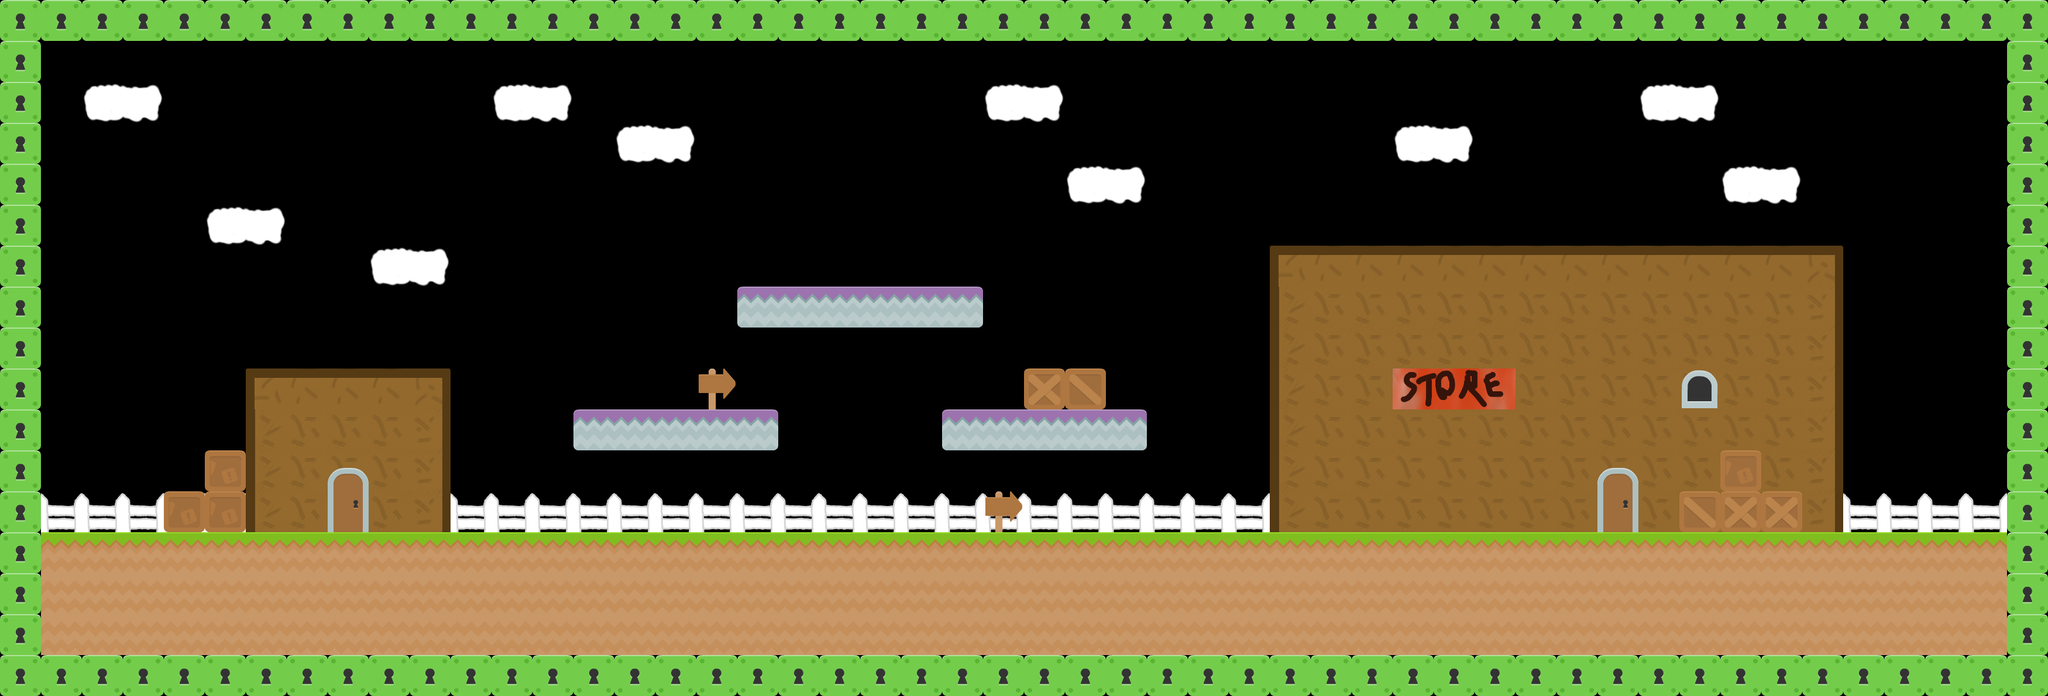

This is a level from a 2D game, rendered from its Tiled map with the project's own tilesets. A one-line summary and the complete map file follow:
An orthogonal 50x17 tile map with 70x70 px tiles, 3 tile layers (base, overlay, temporary), 2 tilesets and 4 objects (key, door, POI, player).

<map version="1.2" tiledversion="1.2.1" orientation="orthogonal" renderorder="right-down" width="50" height="17" tilewidth="70" tileheight="70" infinite="0" nextlayerid="8" nextobjectid="6">
 <tileset firstgid="1" source="tiles_spritesheet_plus.tsx" />
 <tileset firstgid="197" source="keyYellow.tsx" />
 <layer id="5" name="base" width="50" height="17">
  <data encoding="csv">
114,114,114,114,114,114,114,114,114,114,114,114,114,114,114,114,114,114,114,114,114,114,114,114,114,114,114,114,114,114,114,114,114,114,114,114,114,114,114,114,114,114,114,114,114,114,114,114,114,114,
114,0,0,0,0,0,0,0,0,0,0,0,0,0,0,0,0,0,0,0,0,0,0,0,0,0,0,0,0,0,0,0,0,0,0,0,0,0,0,0,0,0,0,0,0,0,0,0,0,114,
114,0,0,0,0,0,0,0,0,0,0,0,0,0,0,0,0,0,0,0,0,0,0,0,0,0,0,0,0,0,0,0,0,0,0,0,0,0,0,0,0,0,0,0,0,0,0,0,0,114,
114,0,0,0,0,0,0,0,0,0,0,0,0,0,0,0,0,0,0,0,0,0,0,0,0,0,0,0,0,0,0,0,0,0,0,0,0,0,0,0,0,0,0,0,0,0,0,0,0,114,
114,0,0,0,0,0,0,0,0,0,0,0,0,0,0,0,0,0,0,0,0,0,0,0,0,0,0,0,0,0,0,0,0,0,0,0,0,0,0,0,0,0,0,0,0,0,0,0,0,114,
114,0,0,0,0,0,0,0,0,0,0,0,0,0,0,0,0,0,0,0,0,0,0,0,0,0,0,0,0,0,0,0,0,0,0,0,0,0,0,0,0,0,0,0,0,0,0,0,0,114,
114,0,0,0,0,0,0,0,0,0,0,0,0,0,0,0,0,0,0,0,0,0,0,0,0,0,0,0,0,0,0,184,185,185,185,185,185,185,185,185,185,185,185,185,186,0,0,0,0,114,
114,0,0,0,0,0,0,0,0,0,0,0,0,0,0,0,0,0,100,86,86,86,86,72,0,0,0,0,0,0,0,187,188,188,188,188,188,188,188,188,188,188,188,188,189,0,0,0,0,114,
114,0,0,0,0,0,0,0,0,0,0,0,0,0,0,0,0,0,0,0,0,0,0,0,0,0,0,0,0,0,0,187,188,188,188,188,188,188,188,188,188,188,188,188,189,0,0,0,0,114,
114,0,0,0,0,0,184,185,185,185,186,0,0,0,0,0,0,0,0,0,0,0,0,0,0,155,169,0,0,0,0,187,188,188,190,191,192,188,188,188,188,188,188,188,189,0,0,0,0,114,
114,0,0,0,0,0,187,188,188,188,189,0,0,0,100,86,86,86,72,0,0,0,0,100,86,86,86,72,0,0,0,187,188,188,188,188,188,188,188,188,188,188,188,188,189,0,0,0,0,114,
114,0,0,0,0,0,187,188,188,188,189,0,0,0,0,0,0,0,0,0,0,0,0,0,0,0,0,0,0,0,0,187,188,188,188,188,188,188,188,188,188,188,188,188,189,0,0,0,0,114,
114,194,194,194,194,194,187,188,188,188,189,194,194,194,194,194,194,194,194,194,194,194,194,194,194,194,194,194,194,194,194,187,188,188,188,188,188,188,188,188,188,188,188,188,189,194,194,194,194,114,
114,120,120,120,120,120,120,120,120,120,120,120,120,120,120,120,120,120,120,120,120,120,120,120,120,120,120,120,120,120,120,120,120,120,120,120,120,120,120,120,120,120,120,120,120,120,120,120,120,114,
114,177,177,177,177,177,177,177,177,177,177,177,177,177,177,177,177,177,177,177,177,177,177,177,177,177,177,177,177,177,177,177,177,177,177,177,177,177,177,177,177,177,177,177,177,177,177,177,177,114,
114,177,177,177,177,177,177,177,177,177,177,177,177,177,177,177,177,177,177,177,177,177,177,177,177,177,177,177,177,177,177,177,177,177,177,177,177,177,177,177,177,177,177,177,177,177,177,177,177,114,
114,114,114,114,114,114,114,114,114,114,114,114,114,114,114,114,114,114,114,114,114,114,114,114,114,114,114,114,114,114,114,114,114,114,114,114,114,114,114,114,114,114,114,114,114,114,114,114,114,114
</data>
 </layer>
 <layer id="6" name="overlay" width="50" height="17">
  <data encoding="csv">
0,0,0,0,0,0,0,0,0,0,0,0,0,0,0,0,0,0,0,0,0,0,0,0,0,0,0,0,0,0,0,0,0,0,0,0,0,0,0,0,0,0,0,0,0,0,0,0,0,0,
0,0,0,0,0,0,0,0,0,0,0,0,0,0,0,0,0,0,0,0,0,0,0,0,0,0,0,0,0,0,0,0,0,0,0,0,0,0,0,0,0,0,0,0,0,0,0,0,0,0,
0,0,181,182,0,0,0,0,0,0,0,0,181,182,0,0,0,0,0,0,0,0,0,0,181,182,0,0,0,0,0,0,0,0,0,0,0,0,0,0,181,182,0,0,0,0,0,0,0,0,
0,0,0,0,0,0,0,0,0,0,0,0,0,0,0,181,182,0,0,0,0,0,0,0,0,0,0,0,0,0,0,0,0,0,181,182,0,0,0,0,0,0,0,0,0,0,0,0,0,0,
0,0,0,0,0,0,0,0,0,0,0,0,0,0,0,0,0,0,0,0,0,0,0,0,0,0,181,182,0,0,0,0,0,0,0,0,0,0,0,0,0,0,181,182,0,0,0,0,0,0,
0,0,0,0,0,181,182,0,0,0,0,0,0,0,0,0,0,0,0,0,0,0,0,0,0,0,0,0,0,0,0,0,0,0,0,0,0,0,0,0,0,0,0,0,0,0,0,0,0,0,
0,0,0,0,0,0,0,0,0,181,182,0,0,0,0,0,0,0,0,0,0,0,0,0,0,0,0,0,0,0,0,0,0,0,0,0,0,0,0,0,0,0,0,0,0,0,0,0,0,0,
0,0,0,0,0,0,0,0,0,0,0,0,0,0,0,0,0,0,0,0,0,0,0,0,0,0,0,0,0,0,0,0,0,0,0,0,0,0,0,0,0,0,0,0,0,0,0,0,0,0,
0,0,0,0,0,0,0,0,0,0,0,0,0,0,0,0,0,0,0,0,0,0,0,0,0,0,0,0,0,0,0,0,0,0,0,0,0,0,0,0,0,0,0,0,0,0,0,0,0,0,
0,0,0,0,0,0,0,0,0,0,0,0,0,0,0,0,0,47,0,0,0,0,0,0,0,0,0,0,0,0,0,0,0,0,0,0,0,0,0,0,0,2,0,0,0,0,0,0,0,0,
0,0,0,0,0,0,0,0,0,0,0,0,0,0,0,0,0,0,0,0,0,0,0,0,0,0,0,0,0,0,0,0,0,0,0,0,0,0,0,0,0,0,0,0,0,0,0,0,0,0,
0,0,0,0,0,128,0,0,80,0,0,0,0,0,0,0,0,0,0,0,0,0,0,0,0,0,0,0,0,0,0,0,0,0,0,0,0,0,0,52,0,0,128,0,0,0,0,0,0,0,
0,0,0,0,128,128,0,0,94,0,0,0,0,0,0,0,0,0,0,0,0,0,0,0,47,0,0,0,0,0,0,0,0,0,0,0,0,0,0,66,0,169,155,155,0,0,0,0,0,0,
0,0,0,0,0,0,0,0,0,0,0,0,0,0,0,0,0,0,0,0,0,0,0,0,0,0,0,0,0,0,0,0,0,0,0,0,0,0,0,0,0,0,0,0,0,0,0,0,0,0,
0,0,0,0,0,0,0,0,0,0,0,0,0,0,0,0,0,0,0,0,0,0,0,0,0,0,0,0,0,0,0,0,0,0,0,0,0,0,0,0,0,0,0,0,0,0,0,0,0,0,
0,0,0,0,0,0,0,0,0,0,0,0,0,0,0,0,0,0,0,0,0,0,0,0,0,0,0,0,0,0,0,0,0,0,0,0,0,0,0,0,0,0,0,0,0,0,0,0,0,0,
0,0,0,0,0,0,0,0,0,0,0,0,0,0,0,0,0,0,0,0,0,0,0,0,0,0,0,0,0,0,0,0,0,0,0,0,0,0,0,0,0,0,0,0,0,0,0,0,0,0
</data>
 </layer>
 <layer id="7" name="temporary" width="50" height="17">
  <data encoding="csv">
0,0,0,0,0,0,0,0,0,0,0,0,0,0,0,0,0,0,0,0,0,0,0,0,0,0,0,0,0,0,0,0,0,0,0,0,0,0,0,0,0,0,0,0,0,0,0,0,0,0,
0,0,0,0,0,0,0,0,0,0,0,0,0,0,0,0,0,0,0,0,0,0,0,0,0,0,0,0,0,0,0,0,0,0,0,0,0,0,0,0,0,0,0,0,0,0,0,0,0,0,
0,0,0,0,0,0,0,0,0,0,0,0,0,0,0,0,0,0,0,0,0,0,0,0,0,0,0,0,0,0,0,0,0,0,0,0,0,0,0,0,0,0,0,0,0,0,0,0,0,0,
0,0,0,0,0,0,0,0,0,0,0,0,0,0,0,0,0,0,0,0,0,0,0,0,0,0,0,0,0,0,0,0,0,0,0,0,0,0,0,0,0,0,0,0,0,0,0,0,0,0,
0,0,0,0,0,0,0,0,0,0,0,0,0,0,0,0,0,0,0,0,0,0,0,0,0,0,0,0,0,0,0,0,0,0,0,0,0,0,0,0,0,0,0,0,0,0,0,0,0,0,
0,0,0,0,0,0,0,0,0,0,0,0,0,0,0,0,0,0,0,0,0,0,0,0,0,0,0,0,0,0,0,0,0,0,0,0,0,0,0,0,0,0,0,0,0,0,0,0,0,0,
0,0,0,0,0,0,0,0,0,0,0,0,0,0,0,0,0,0,0,0,0,0,0,0,0,0,0,0,0,0,0,0,0,0,0,0,0,0,0,0,0,0,0,0,0,0,0,0,0,0,
0,0,0,0,0,0,0,0,0,0,0,0,0,0,0,0,0,0,0,0,0,0,0,0,0,0,0,0,0,0,0,0,0,0,0,0,0,0,0,0,0,0,0,0,0,0,0,0,0,0,
0,0,0,0,0,0,0,0,0,0,0,0,0,0,0,0,0,0,0,0,0,0,0,0,0,0,0,0,0,0,0,0,0,0,0,0,0,0,0,0,0,0,0,0,0,0,0,0,0,0,
0,0,0,0,0,0,0,0,0,0,0,0,0,0,0,0,0,0,0,0,0,0,0,0,0,0,0,0,0,0,0,0,0,0,0,0,0,0,0,0,0,0,0,0,0,0,0,0,0,0,
0,0,0,0,0,0,0,0,0,0,0,0,0,0,0,0,0,0,0,0,0,0,0,0,0,0,0,0,0,0,0,0,0,0,0,0,0,0,0,0,0,0,0,0,0,0,0,0,0,0,
0,0,0,0,0,0,0,0,0,0,0,0,0,0,0,0,0,0,0,0,0,0,0,0,0,0,0,0,0,0,0,0,0,0,0,0,0,0,0,80,0,0,0,0,0,0,0,0,0,0,
0,0,0,0,0,0,0,0,0,0,0,0,0,0,0,0,0,0,0,0,0,0,0,0,0,0,0,0,0,0,0,0,0,0,0,0,0,0,0,94,0,0,0,0,0,0,0,0,0,0,
0,0,0,0,0,0,0,0,0,0,0,0,0,0,0,0,0,0,0,0,0,0,0,0,0,0,0,0,0,0,0,0,0,0,0,0,0,0,0,0,0,0,0,0,0,0,0,0,0,0,
0,0,0,0,0,0,0,0,0,0,0,0,0,0,0,0,0,0,0,0,0,0,0,0,0,0,0,0,0,0,0,0,0,0,0,0,0,0,0,0,0,0,0,0,0,0,0,0,0,0,
0,0,0,0,0,0,0,0,0,0,0,0,0,0,0,0,0,0,0,0,0,0,0,0,0,0,0,0,0,0,0,0,0,0,0,0,0,0,0,0,0,0,0,0,0,0,0,0,0,0,
0,0,0,0,0,0,0,0,0,0,0,0,0,0,0,0,0,0,0,0,0,0,0,0,0,0,0,0,0,0,0,0,0,0,0,0,0,0,0,0,0,0,0,0,0,0,0,0,0,0
</data>
 </layer>
 <objectgroup id="4" name="objectLayer">
  <object id="1" name="Key" type="key" gid="197" x="1451.82" y="491.636" width="60" height="56" />
  <object id="3" name="StoreDoor" type="door" gid="55" x="2740.64" y="907.727" width="70" height="70" />
  <object id="4" name="StoreSign" type="POI" gid="55" x="2452.88" y="910.758" width="70" height="70" />
  <object id="5" name="Frog" type="player" gid="42" x="565" y="903" width="70" height="70" />
 </objectgroup>
</map>
